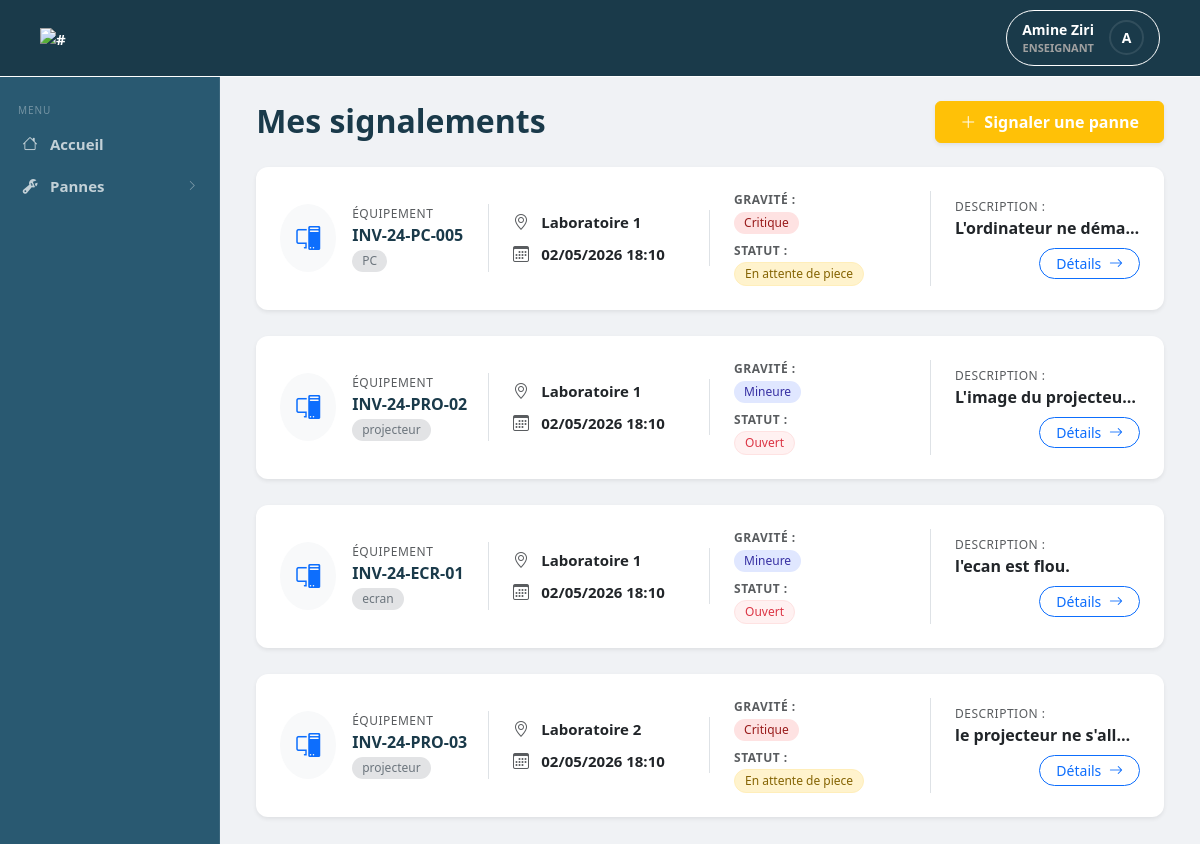
/enseignant/mes_signalements.php (signed in), run on the app's committed database.
### tables this page shows
CREATE TABLE utilisateur (
  id               INT UNSIGNED AUTO_INCREMENT PRIMARY KEY,
  nom              VARCHAR(50)  NOT NULL,
  prenom           VARCHAR(50)  NOT NULL,
  email            VARCHAR(100) NOT NULL UNIQUE,
  mot_de_passe     VARCHAR(255) NOT NULL, 
  role             ENUM('technicien','enseignant','chef departement','service enseignement','vacataire') NOT NULL,
  actif            BOOLEAN DEFAULT TRUE,
  date_expiration  DATE DEFAULT NULL
);

CREATE TABLE panne (
  id               INT UNSIGNED AUTO_INCREMENT PRIMARY KEY,
  equipement_id    INT UNSIGNED NOT NULL,
  description      TEXT NOT NULL,
  gravite          ENUM('mineure','majeure','critique') NOT NULL DEFAULT 'mineure',
  statut           ENUM('ouvert','pris en charge','en attente de piece','resolu','reforme') NOT NULL DEFAULT 'ouvert',
  date_signalement TIMESTAMP DEFAULT CURRENT_TIMESTAMP,
  date_resolution  TIMESTAMP NULL DEFAULT NULL,
  CONSTRAINT fk_panne_equip FOREIGN KEY (equipement_id) REFERENCES equipement(id)
);

CREATE TABLE equipement (
  id                INT UNSIGNED AUTO_INCREMENT PRIMARY KEY,
  num_inventaire    VARCHAR(50)  NOT NULL UNIQUE, 
  salle_id          INT UNSIGNED NOT NULL,
  poste             VARCHAR(20),
  type              ENUM('PC','switch','serveur','ecran','clavier','souris','onduleur','projecteur') NOT NULL,
  marque            VARCHAR(50),
  modele            VARCHAR(50),
  num_serie         VARCHAR(100),
  date_acquisition  DATE,
  etat              ENUM('fonctionnel','en panne','en reparation','en attente de piece','reforme') NOT NULL DEFAULT 'fonctionnel',
  CONSTRAINT fk_equip_salle FOREIGN KEY (salle_id) REFERENCES salle(id) ON DELETE CASCADE
);

CREATE TABLE salle (
  id         INT UNSIGNED AUTO_INCREMENT PRIMARY KEY,
  nom        VARCHAR(50)  NOT NULL,
  capacite   TINYINT UNSIGNED NOT NULL DEFAULT 0,
  type       ENUM('Standard','Réseau','IA','Serveur') NOT NULL DEFAULT 'Standard'
);

### enseignant/mes_signalements.php (the view, shortened to what this page needs)
<?php
$custom_css = "../assets/css/enseignant/mes_signalements.css";
include '../includes/header.php';
$user_id = $_SESSION['user_id'];
$sql = "SELECT p.*, e.num_inventaire, e.type as eq_type, s.nom as nom_salle
        FROM panne p
        JOIN equipement e ON p.equipement_id = e.id
        JOIN salle s ON e.salle_id = s.id
        JOIN intervention i ON i.panne_id = p.id
        WHERE i.auteur_id = ? AND i.type_action = 'signalement'
        ORDER BY p.date_signalement DESC";
$stmt = $conn->prepare($sql);
$stmt->bind_param("i", $user_id);
$stmt->execute();
$result = $stmt->get_result();
?>
<main class="page-content">
    <div class="container-fluid">
        <div class="d-flex justify-content-between align-items-center mb-4">
            <h2 class="fw-bold text-navy mb-0">Mes signalements</h2>
            <a href="signaler_panne.php" class="btn btn-warning text-white fw-bold px-4 py-2 shadow-sm">
                <i class="bi bi-plus-lg me-2"></i>Signaler une panne
            </a>
        </div>
        <div class="row g-3">
            <?php if ($result->num_rows > 0): ?>
                <?php while($row = $result->fetch_assoc()): ?>
                    <div class="col-12">
                        <div class="report-card shadow-sm border-0 card">
                            <div class="card-body p-4">
                                <div class="row align-items-center">
                                    <div class="col-md-3 border-end">
                                        <div class="d-flex align-items-center">
                                            <div class="rounded-circle bg-light p-3 me-3 text-primary">
                                                <i class="bi bi-pc-display fs-4"></i>
                                            </div>
                                            <div>
                                                <div class="text-muted small">Équipement</div>
                                                <div class="fw-bold text-navy"><?php echo htmlspecialchars($row['num_inventaire']); ?></div>
                                                <div class="badge bg-secondary-subtle text-secondary sm-badge"><?php echo htmlspecialchars($row['eq_type']); ?></div>
                                            </div>
                                        </div>
                                    </div>
                                    <div class="col-md-3 border-end ps-md-4">
                                        <div class="mb-2">
                                            <i class="bi bi-geo-alt me-2 text-muted"></i>
                                            <span class="text-dark"><?php echo htmlspecialchars($row['nom_salle']); ?></span>
                                        </div>
                                        <div>
                                            <i class="bi bi-calendar3 me-2 text-muted"></i>
                                            <span class="text-dark"><?php echo date('d/m/Y H:i', strtotime($row['date_signalement'])); ?></span>
                                        </div>
                                    </div>
                                    <div class="col-md-3 border-end ps-md-4">
                                        <div class="mb-2">
                                            <span class="text-muted small d-block">Gravité :</span>
                                            <span class="badge badge-<?php echo strtolower($row['gravite']); ?>">
                                                <?php echo ucfirst($row['gravite']); ?>
                                            </span>
                                        </div>
                                        <div>
                                            <span class="text-muted small d-block">Statut :</span>
                                            <span class="badge badge-<?php echo str_replace(' ', '-', strtolower($row['statut'])); ?>">
                                                <?php echo ucfirst($row['statut']); ?>
                                            </span>
                                        </div>
                                    </div>
                                    <div class="col-md-3 ps-md-4 text-end">
                                        <div class="text-start mb-2">
                                            <div class="text-muted small">Description :</div>
                                            <div class="fw-bold text-truncate" style="max-width: 200px;">
                                                <?php echo htmlspecialchars($row['description']); ?>
                                            </div>
                                        </div>
                                        <a href="detail_ticket.php?id=<?php echo $row['id']; ?>" class="btn btn-outline-primary btn-sm rounded-pill px-3">
                                            Détails <i class="bi bi-arrow-right ms-1"></i>
                                        </a>
                                    </div>
                                </div>
                            </div>
                        </div>
                    </div>
                <?php endwhile; ?>
            <?php endif; ?>
        </div>
    </div>
</main>
<?php
echo "</div>";
include '../includes/footer.php';
?>

### includes/header.php (shortened to what this page needs)
<?php
require_once __DIR__ . '/../db_config.php';
$user_name = "Invité";
$user_role = "Aucun";
$avatar_letter = "U";
if (isset($_SESSION['user_id'])) {
    $user_id = $_SESSION['user_id'];
    $sql = "SELECT nom, prenom, role FROM utilisateur WHERE id = ?";
    $stmt = $conn->prepare($sql);
    $stmt->bind_param("i", $user_id);
    $stmt->execute();
    $result = $stmt->get_result();
    if ($row = $result->fetch_assoc()) {
        $user_name = $row['prenom'] . ' ' . $row['nom'];
        $user_role = $row['role'];
        $avatar_letter = strtoupper(substr($row['prenom'], 0, 1));
    }
}
?>
<!DOCTYPE html>
<html lang="fr">
<head>
    <link rel="stylesheet" href="https://cdn.jsdelivr.net/npm/bootstrap@5.3.2/dist/css/bootstrap.min.css">
    <link rel="stylesheet" href="https://cdn.jsdelivr.net/npm/bootstrap-icons@1.11.3/font/bootstrap-icons.min.css">
    <link rel="stylesheet" href="..\assets\css\includes\header.css">
    <?php
    if (isset($custom_css)): ?>
        <link rel="stylesheet" href="<?php echo $custom_css; ?>">
    <?php endif; ?>
</head>
<body>
<header class="main-header">
  <div class="header-container">
    <a href="#">
    <div class="app-logo">
      <span><img src="https://i.postimg.cc/KYqMXX8q/svgviewer-png-output.png" alt="#" height="67"></span>
    </div>
    </a>
    <div class="user-profile-dropdown" id="profileTrigger">
      <div class="profile-info">
        <span class="user-name"><?php echo htmlspecialchars($user_name); ?></span>
        <span class="user-role"><?php echo htmlspecialchars($user_role); ?></span>
      </div>
      <div class="avatar role-a"><?php echo $avatar_letter; ?></div>
    </div>
  </div>
</header>
  <div class="page-layout">
  <aside class="sidebar">
    <div class="sidebar-section-label">Menu</div>
    <?php
    $role_clean = strtolower($user_role);
    if ($role_clean === 'chef departement'): ?>
        <a href="../chef/dashboard.php" class="sidebar-item"><i class="bi bi-speedometer2"></i> <span>Tableau de bord</span></a>
        <div class="sidebar-item sidebar-toggle" id="toggleInventaire">
            <i class="bi bi-box-seam"></i> <span>Inventaire</span> <i class="bi bi-chevron-right sidebar-arrow"></i>
        </div>
        <div class="sidebar-submenu" id="submenuInventaire">
            <a href="../chef/inventaire.php" class="sidebar-subitem"><i class="bi bi-pc-display"></i> Équipements</a>
            <a href="#" class="sidebar-subitem"><i class="bi bi-file-earmark-pdf"></i> Rapport PDF</a>
        </div>
        <div class="sidebar-item sidebar-toggle" id="toggleAdmin">
            <i class="bi bi-building"></i> <span>Administration</span> <i class="bi bi-chevron-right sidebar-arrow"></i>
        </div>
        <div class="sidebar-submenu" id="submenuAdmin">
            <a href="../chef/utilisateurs.php" class="sidebar-subitem"><i class="bi bi-people"></i> Utilisateurs</a>
            <a href="../chef/gestion_vacataires.php" class="sidebar-subitem"><i class="bi bi-person-plus"></i> Comptes vacataires</a>
        </div>
    <?php
    elseif ($role_clean === 'enseignant' || $role_clean === 'vacataire' ): ?>
        <a href="../enseignant/index.php" class="sidebar-item"><i class="bi bi-house"></i> <span>Accueil</span></a>
        <div class="sidebar-item sidebar-toggle" id="togglePannes">
            <i class="bi bi-wrench-adjustable"></i> <span>Pannes</span> <i class="bi bi-chevron-right sidebar-arrow"></i>
        </div>
    <?php
    endif; ?>
  </aside>

### assets/css/includes/header.css (style rules this page uses)
:root { --header-bg: #1a3a4a; --header-border: #ffff; --text-white: #ffffff; --text-gray: #a0a0a0; --sidebar-bg: #1a3a4a; --sidebar-hover: rgba(255, 255, 255, 0.07); --sidebar-active-border: #4db8ff; --sidebar-submenu-bg: rgba(0, 0, 0, 0.18); --sidebar-w: 250px; --header-height: 60px; }
a { text-decoration: none; color: inherit; cursor: pointer; }
.main-header { background-color: var(--header-bg); border-bottom: 1px solid var(--header-border); padding: 10px 20px; color: var(--text-white); position: sticky; top: 0; z-index: 100; }
.header-container { max-width: 100%; margin: 0 auto; display: flex; justify-content: space-between; align-items: center; padding: 0 20px; }
.app-logo img { object-fit: contain; }
.user-profile-dropdown { position: relative; display: flex; align-items: center; gap: 15px; padding: 8px 15px; border: 1px solid var(--header-border); border-radius: 50px; cursor: pointer; transition: background 0.3s; }
.profile-info { display: flex; flex-direction: column; text-align: right; }
.user-name { font-size: 14px; font-weight: 600; }
.user-role { font-size: 11px; color: var(--text-gray); text-transform: uppercase; }
.avatar { width: 35px; height: 35px; border-radius: 50%; display: flex; align-items: center; justify-content: center; font-weight: bold; font-size: 14px; color: white; border: 2px solid rgba(255,255,255,0.1); }
.user-profile-dropdown { cursor: pointer; user-select: none; }
.page-layout { display: flex; min-height: calc(100vh - var(--header-height)); }
.page-content { flex: 1; padding: 24px; overflow-y: auto; background-color: #f0f2f5; }
.sidebar { width: var(--sidebar-width); background-color: #295971; color: var(--text-white); display: flex; flex-direction: column; flex-shrink: 0; padding: 12px 0; border-right: 1px solid rgba(255, 255, 255, 0.08); overflow-y: auto; }
span { font-size: 15px; font-weight: bold; }
.sidebar-section-label { font-size: 10px; text-transform: uppercase; letter-spacing: 0.09em; color: rgba(255, 255, 255, 0.35); padding: 14px 18px 5px; }
.sidebar-item { display: flex; align-items: center; gap: 11px; padding: 10px 18px; font-size: 13.5px; color: rgba(255, 255, 255, 0.72); cursor: pointer; transition: background 0.15s, color 0.15s; border-left: 3px solid transparent; text-decoration: none; user-select: none; }
.sidebar-item i { font-size: 15px; width: 18px; text-align: center; flex-shrink: 0; }
.sidebar-arrow { margin-left: auto; font-size: 11px !important; transition: transform 0.22s ease; opacity: 0.6; }

### assets/css/enseignant/mes_signalements.css (style rules this page uses)
.report-card { border-radius: 12px; transition: transform 0.2s ease, box-shadow 0.2s ease; background: #fff; margin-bottom: 10px; }
.text-navy { color: #1a3a4a !important; }
.small { font-size: 0.75rem; text-transform: uppercase; letter-spacing: 0.5px; }
.badge { padding: 5px 10px; border-radius: 50px; font-weight: 500; }
.badge-critique { background: #fee2e2; color: #991b1b; }
.badge-mineure { background: #e0e7ff; color: #3730a3; }
.badge-ouvert { background: #fff1f1; color: #dc3545; border: 1px solid #fee2e2; }
.badge-en-attente-de-piece { background: #fff3cd; color: #856404; border: 1px solid #ffeeba; }

### data on the page
utilisateur: user_name "Amine Ziri", role "ENSEIGNANT", prenom "A"
panne: equipement.num_inventaire "INV-24-PC-005", equipement.type "PC", salle.nom "Laboratoire 1", date_signalement "02/05/2026 18:10", gravite "Critique", statut "En attente de piece", description "L'ordinateur ne déma…"
panne: equipement.num_inventaire "INV-24-PRO-02", equipement.type "projecteur", salle.nom "Laboratoire 1", date_signalement "02/05/2026 18:10", gravite "Mineure", statut "Ouvert", description "L'image du projecteu…"
panne: equipement.num_inventaire "INV-24-ECR-01", equipement.type "ecran", salle.nom "Laboratoire 1", date_signalement "02/05/2026 18:10", gravite "Mineure", statut "Ouvert", description "l'ecan est flou."
panne: equipement.num_inventaire "INV-24-PRO-03", equipement.type "projecteur", salle.nom "Laboratoire 2", date_signalement "02/05/2026 18:10", gravite "Critique", statut "En attente de piece", description "le projecteur ne s'all…"
